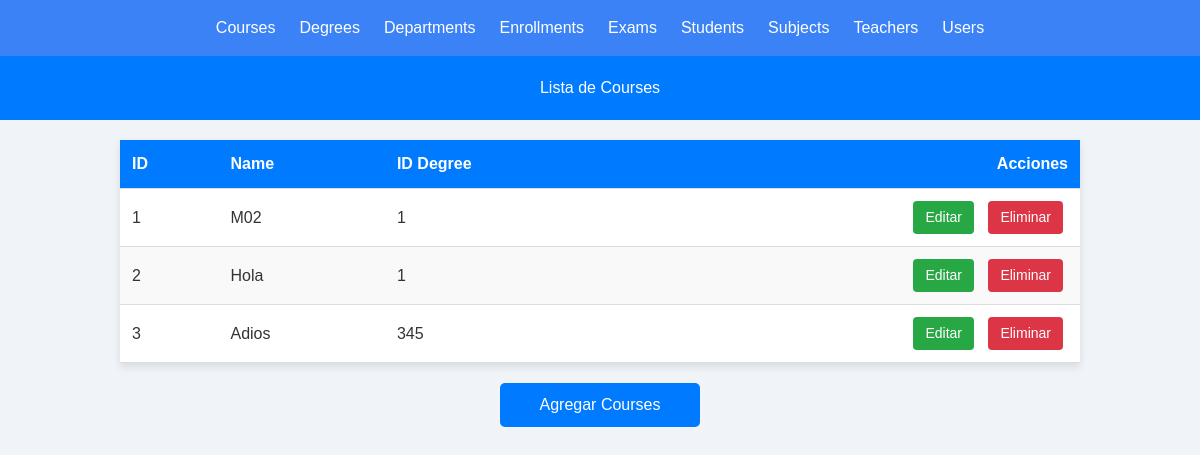
Screenshot of /courses with the database file from the repository.
### tables this page shows
CREATE TABLE `courses` (
  `id` int(11) NOT NULL AUTO_INCREMENT,
  `name` varchar(100) NOT NULL,
  `degree_id` int(11) NOT NULL,
  PRIMARY KEY (`id`)
);

### src/School/Services/DataService.php (called while the page is built, shortened)
<?php
class DataService {
    public function getDataByTable(string $keyword) {
        try {
            $db = DatabaseConnection::getConnection();
            $db->exec("USE School");
            $query = $db->query("SELECT * FROM " . $keyword . ";");
            $infos = $query->fetchAll(\PDO::FETCH_ASSOC);
                include VIEWS . '/predefinidos/header.view.php';
                include VIEWS . '/' . $keyword . '.view.php';
        } catch (\PDOException $e) {
            echo "Error al ejecutar la consulta: " . $e->getMessage();
            return [];
        }
    }
}

### src/Controllers/HomeController.php (called while the page is built, shortened)
<?php
class HomeController {
    private $dataService;
    public function __construct() {
        $this->dataService = new DataService();
    }
    public function courses(){
        $keyword = "courses";
        $data = $this->dataService->getDataByTable($keyword);
    }
}

### src/Infrastructure/Routing/Router.php (called while the page is built, shortened)
<?php
    class Router{
        private RouteCollection $routesColection;
        public function __construct(RouteCollection $routesColection){
            $this->routesColection=$routesColection;
        }
        function dispatch(Request $request){
           $routes=$this->routesColection->getRoutes();
           foreach($routes as $route){
               if($route['method']===strtoupper($request->getMethod())
               && $this->matchUri($route['path'],$request->getUri(), $params)){
                    [$ControllerClass,$action]=$route['handler'];
                    $controller=new $ControllerClass();
                    $result=call_user_func_array([$controller,$action],$params);
                }
        }
        return new Response(['error'=>'Ruta no encontrada'], 404);
    }
    private function matchUri(string $route, string $uri, &$params){
        $pattern=preg_replace('#\{(\w+)\}#','(?P<\1>[^/]+)',$route);
        $pattern="#^".$pattern."$#";
        if(preg_match($pattern,$uri,$matches)){
            return true;
        }
        return false;
    }
}

### index.php (called while the page is built, shortened)
<?php
    require (__DIR__.'/bootstrap.php');
    $router->dispatch(new Request());

### src/views/courses.view.php (the view, shortened to what this page needs)
<!DOCTYPE html>
<html lang="es">
<head>
</head>
<body>
    <header>
        <h1>Lista de Courses</h1>
    </header>
    <table>
        <thead>
            <tr>
                <th>ID</th>
                <th>Name</th>
                <th>ID Degree</th>
                <th style="text-align: right;">Acciones</th>
            </tr>
        </thead>
        <tbody>
            <?php if (!empty($infos)): ?>
                <?php foreach ($infos as $info): ?>
                    <tr>
                        <td><?php echo htmlspecialchars($info['id']); ?></td>
                        <td><?php echo htmlspecialchars($info['name']); ?></td>
                        <td><?php echo htmlspecialchars($info['degree_id']); ?></td>
                        <td class="action-btns">
                            <a href="editar_student.php?id=<?php echo $info['id']; ?>" class="action-btn edit-btn">Editar</a>
                            <a href="eliminar_student.php?id=<?php echo $info['id']; ?>" class="action-btn delete-btn">Eliminar</a>
                        </td>
                    </tr>
                <?php endforeach; ?>
            <?php else: ?>
                <tr>
                    <td colspan="5" style="text-align: center;">No hay courses disponibles</td>
                </tr>
            <?php endif; ?>
        </tbody>
    </table>
    <a href="add-courses" class="btn">Agregar Courses</a>
</body>
</html>

### src/views/courses.view.php (style rules this page uses)
body { font-family: Arial, sans-serif; background-color: #f0f4f8; color: #333; margin: 0; padding: 0; }
header { background-color: #007bff; color: #fff; padding: 20px; text-align: center; }
header h1 { margin: 0; }
table { width: 80%; margin: 20px auto; border-collapse: collapse; background-color: #ffffff; box-shadow: 0 4px 8px rgba(0, 0, 0, 0.1); }
th, td { padding: 12px; text-align: left; border-bottom: 1px solid #ddd; }
th { background-color: #007bff; color: #fff; }
tr:nth-child(even) { background-color: #f9f9f9; }
.btn { display: block; padding: 10px 20px; background-color: #007bff; color: #fff; text-decoration: none; border-radius: 5px; margin: 20px auto; text-align: center; width: 200px; transition: background-color 0.3s; }
.action-btns { text-align: right; }
.action-btn { display: inline-block; padding: 6px 12px; margin: 0 5px; border-radius: 4px; text-decoration: none; text-align: center; font-size: 14px; }
.edit-btn { background-color: #28a745; color: white; }
.delete-btn { background-color: #dc3545; color: white; }
th:last-child { text-align: right; }

### rows the page displays
courses: id "1", name "M02", degree "1"
courses: id "2", name "Hola", degree "1"
courses: id "3", name "Adios", degree "345"

### other values shown
$table "Courses"
$table "Degrees"
$table "Departments"
$table "Enrollments"
$table "Exams"
$table "Students"
$table "Subjects"
$table "Teachers"
$table "Users"
